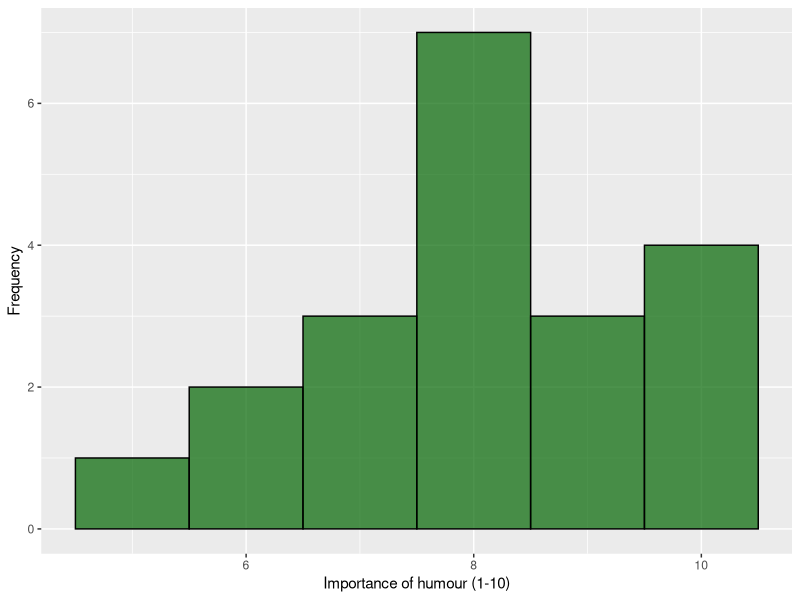
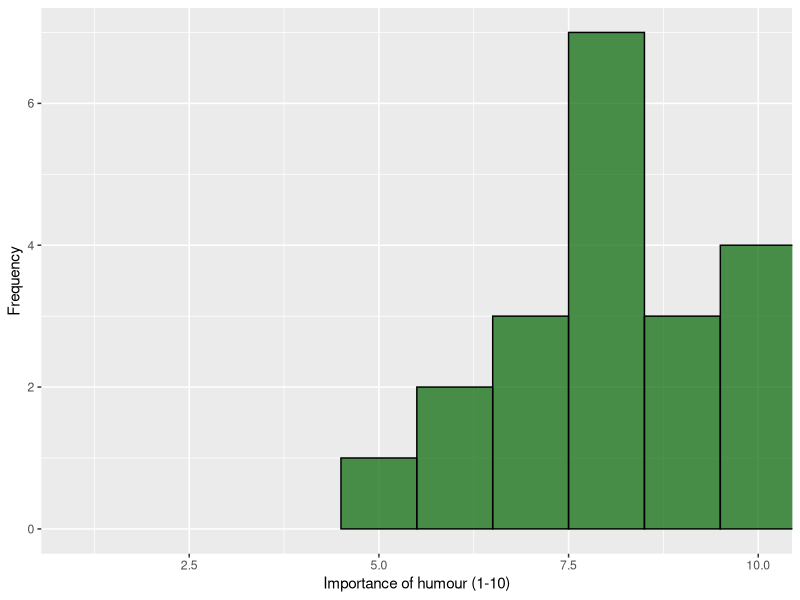
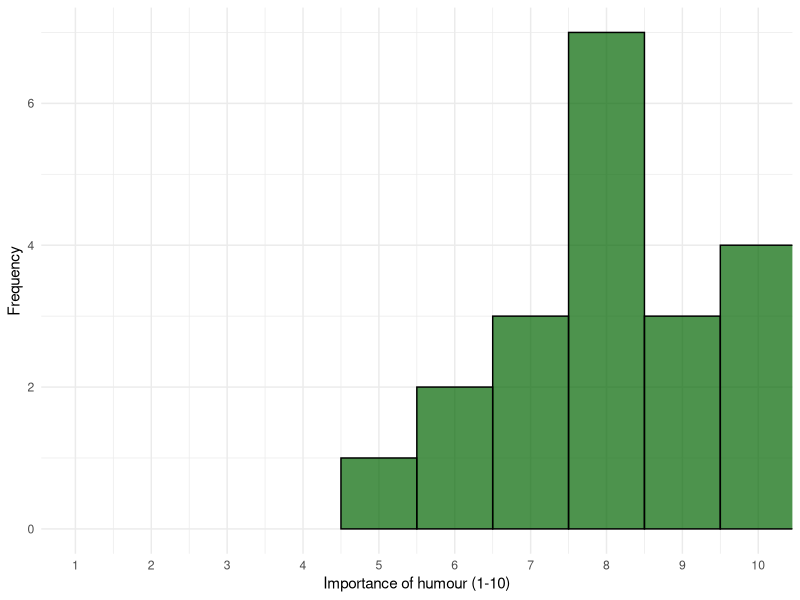
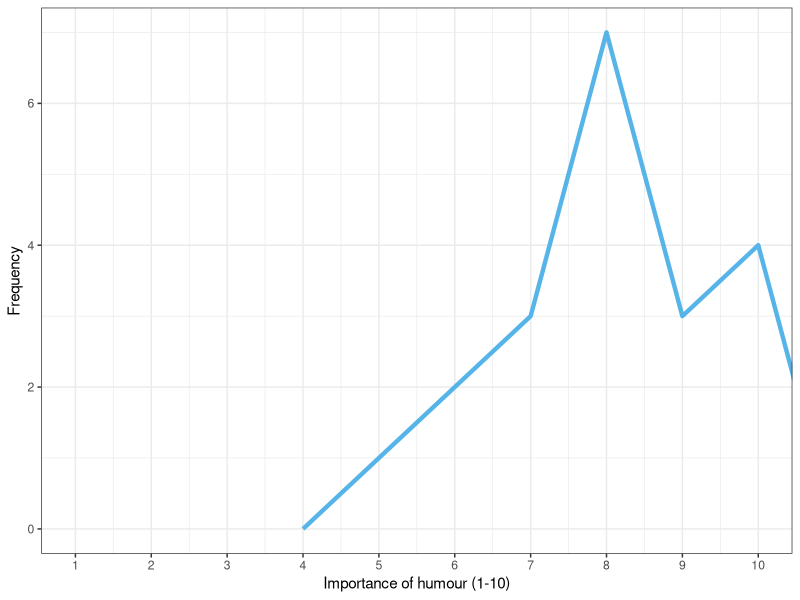
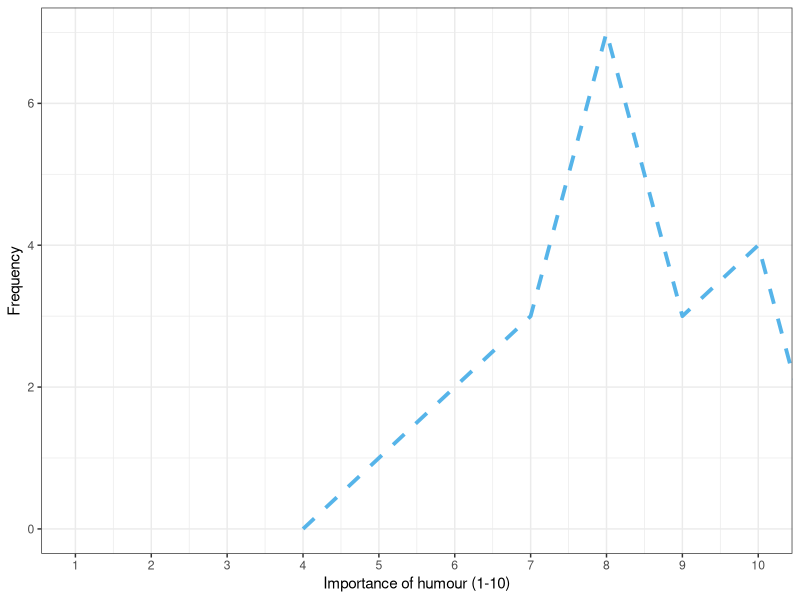
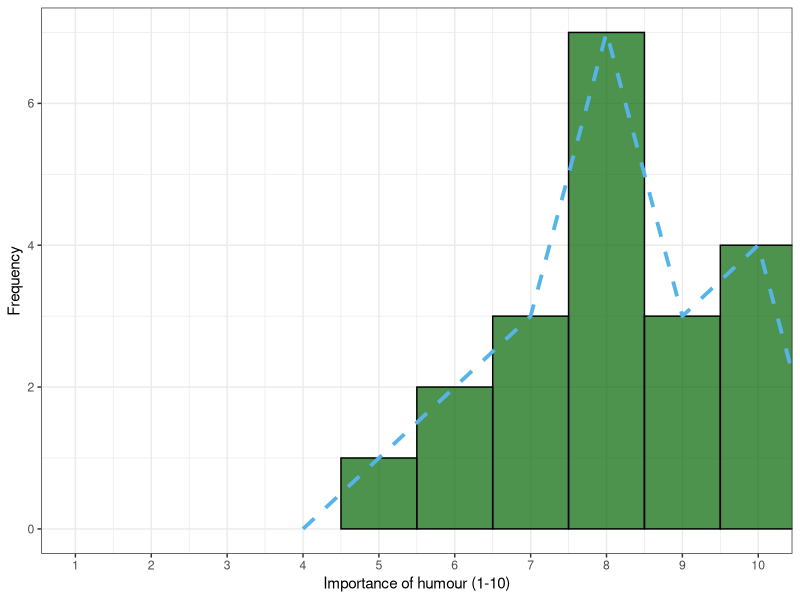

R code for these plots, in order:
## ---- chunk 1
library(tidyverse)
## ---- chunk 2
ha_tib <- readr::read_csv("../data/ais_ch03_ha.csv")
ha_tib
## ---- chunk 3
humour_hist <- ggplot(ha_tib, aes(Humour))
humour_hist +
  geom_histogram(binwidth = 1, color = 'black', fill = 'dark green', alpha = 0.7) +
  labs(y = "Frequency", x = "Importance of humour (1-10)")
## ---- chunk 4
humour_hist <- ggplot(ha_tib, aes(Humour))
humour_hist +
  geom_histogram(binwidth = 1, color = 'black', fill = 'dark green', alpha = 0.7) +
  labs(y = "Frequency", x = "Importance of humour (1-10)")+
  coord_cartesian(xlim = c(1, 10))

## ---- chunk 5
humour_hist <- ggplot(ha_tib, aes(Humour))
humour_hist +
  geom_histogram(binwidth = 1, color = 'black', fill = 'dark green', alpha = 0.7) +
  labs(y = "Frequency", x = "Importance of humour (1-10)")+
  coord_cartesian(xlim = c(1, 10)) +
  scale_x_continuous(breaks = 1:10) +
  theme_minimal()

## ---- chunk 6
humour_poly <- ggplot2::ggplot(ha_tib, aes(Humour))
humour_poly +
  geom_freqpoly(binwidth = 1, colour = "#56B4E9",size = 1.5) +
  labs(y = "Frequency", x = "Importance of humour (1-10)") +
  coord_cartesian(xlim = c(1, 10)) +
  scale_x_continuous(breaks = 1:10) +
  theme_bw()
## ---- chunk 7
humour_poly <- ggplot2::ggplot(ha_tib, aes(Humour))
humour_poly +
  geom_freqpoly(binwidth = 1, colour = "#56B4E9",size = 1.3, linetype = 'dashed') +
  labs(y = "Frequency", x = "Importance of humour (1-10)") +
  coord_cartesian(xlim = c(1, 10)) +
  scale_x_continuous(breaks = 1:10) +
  theme_bw() 
## ---- chunk 8
humour_poly <- ggplot2::ggplot(ha_tib, aes(Humour))

humour_poly +
  geom_histogram(binwidth = 1, color = 'black', fill = 'dark green', alpha = 0.7) +
  geom_freqpoly(binwidth = 1, colour = "#56B4E9",size = 1.3, linetype = 'dashed') +
  labs(y = "Frequency", x = "Importance of humour (1-10)") +
  coord_cartesian(xlim = c(1, 10)) +
  scale_x_continuous(breaks = 1:10) +
  theme_bw() 


